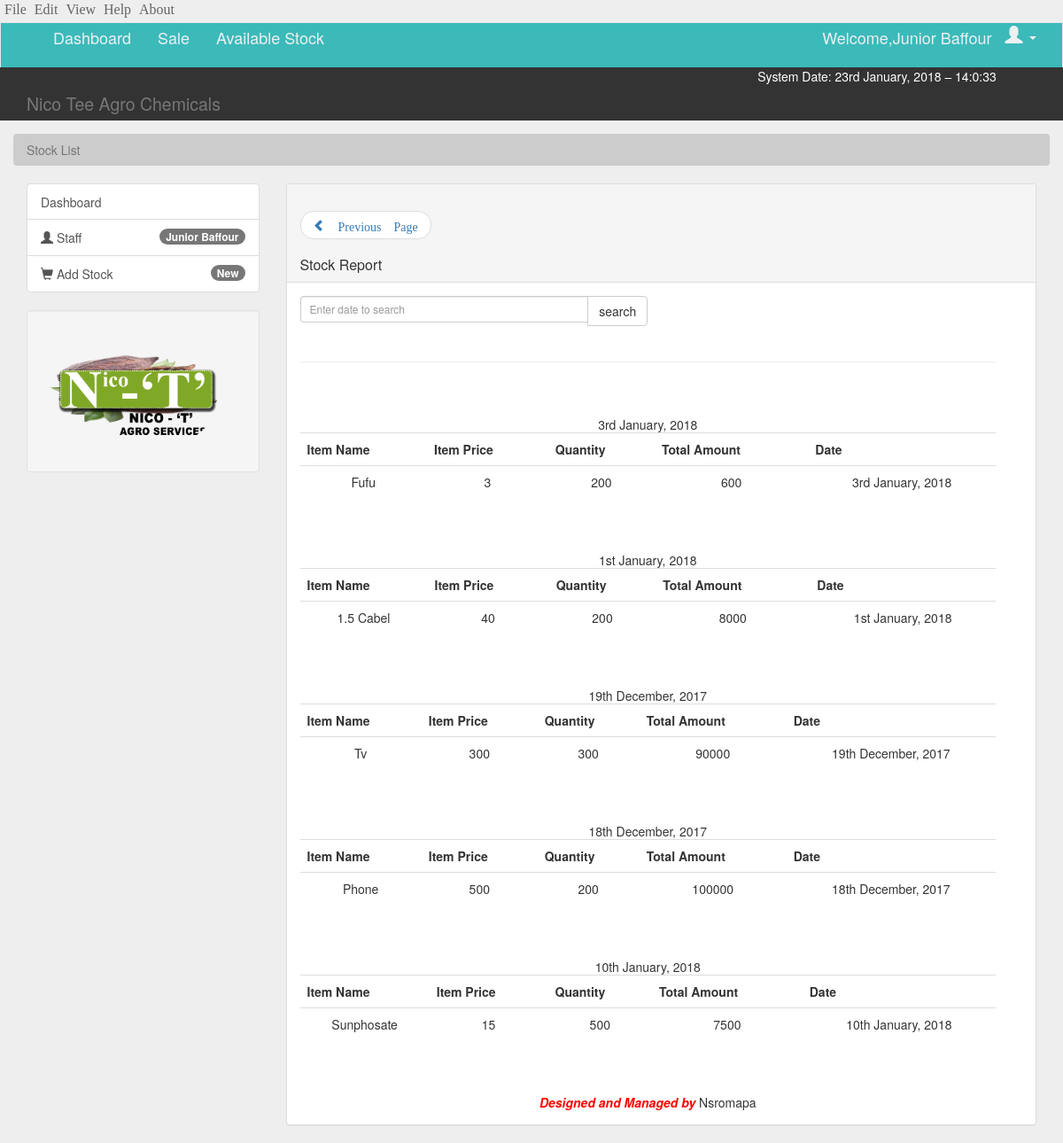
The page /stockreport.php (signed in) on the database its author committed.
### tables this page shows
CREATE TABLE `users` (
  `id` int(11) NOT NULL AUTO_INCREMENT,
  `user_id` text NOT NULL,
  `fullname` text NOT NULL,
  `username` text NOT NULL,
  `password` text NOT NULL,
  `mobile` text NOT NULL,
  `address` text NOT NULL,
  `add_date` timestamp NOT NULL DEFAULT CURRENT_TIMESTAMP ON UPDATE CURRENT_TIMESTAMP,
  `active` varchar(3) NOT NULL DEFAULT 'yes',
  `login` varchar(3) NOT NULL DEFAULT 'no',
  `last_entry` text NOT NULL,
  PRIMARY KEY (`id`)
);

CREATE TABLE `stocklist` (
  `id` int(11) NOT NULL AUTO_INCREMENT,
  `itemname` text NOT NULL,
  `itemprice` text NOT NULL,
  `itemqty` text NOT NULL,
  `total` text NOT NULL,
  `itemdate` text NOT NULL,
  PRIMARY KEY (`id`)
);

### session.php (called while the page is built, shortened)
<?php
	if (!isset($_SESSION['user_id'])) {
		$login_user="";
	} else {
		$login_user=$_SESSION['user_id'];
	}
 ?>

### stockreport.php (the view, shortened to what this page needs)
<?php
  include_once 'session.php';
  include 'header.php';
 ?>
<!DOCTYPE html>
<html lang="en">
<body>
  <section id="breadcrumb">
    <div class="container">
      <div class="row">
        <ol class="breadcrumb">
          <li class="active">Stock List</li>
        </ol>
      </div>
    </div>
  </section>
  <section id="main">
    <div class="container">
      <div class="row">
        <div class="col-lg-3 col-md-3" >
        <div class="list-group ">
          <a href="home.php" class="list-group-item main-color-bg"> Dashboard</a>
          <?php
            $select = mysql_query("SELECT * FROM users WHERE user_id='$login_user'");
            $myFetch = mysql_fetch_assoc($select);
            $name = $myFetch['fullname'];
          ?>
          <a href="home.php?<?php echo $name; ?>" class="list-group-item"><span class="glyphicon glyphicon-user"></span> Staff <span class="badge"><?php echo $name; ?> </span></a>
          <a style="cursor: pointer;" class="list-group-item" data-toggle="modal" data-target="#addStock"><span class="glyphicon glyphicon-shopping-cart"></span> Add Stock <span class="badge">New</span></a>
        </div>
        <div class="well">
          <img src="images/Untitled-1.png" class=" img img-responsive img-circle" width="200px">
        </div>
        </div>
        <div class="col-lg-9 col-md-9" >
        <div class="panel panel-default">
          <div class="panel-heading">
          <ul class="pager">
              <li class="previous"><a href="report.php"><span class="glyphicon glyphicon-chevron-left"> Previous Page</span></a></li>
          </ul>
            <h3 class="panel-title">Stock Report</h3>
          </div>
          <div class="panel-body" id="dash">
        <div id="sells" class="row col-md-12 col-lg-12">
       <form action="#" method="post" autocomplete="off">
        <div id="search" class="input-group col-lg-6" >
          <input type="text" name="search_name" placeholder="Enter date to search" id="item" class="form-control input-sm">
          <div class="input-group-btn">
            <input class="btn btn-default bt-sm" type="submit" name="search" value="search">
          </div>
        </div>
        </form><br><hr><br><br>
    <?php
        if (isset($_POST['search'])) {
            $searchstck = $_POST['search_name'];
            if ($searchstck != "") {
             $select = mysql_query("SELECT DISTINCT itemdate FROM stocklist WHERE itemdate LIKE '%$searchstck%' ORDER BY itemdate  DESC");
                $rows=mysql_num_rows($select);
                    if ($rows !==0) {
              while ($fetch = mysql_fetch_assoc($select)) {
                $stckdate=$fetch['itemdate'];
                              $tr = "<tr>
                                $stckdate
                              </tr>";
              $frPrintSake = preg_replace('#[^A-Za-z0-9]#i', '', $stckdate);
             $select1 = mysql_query("SELECT * FROM stocklist WHERE itemdate='$stckdate' ORDER BY itemdate  DESC");
                echo "
                       <div class=\"table-responsive\" id=\"content$frPrintSake\">
                          <table class=\"table table hover table striped table borded\">
                          <tr>
                          <tr>
                              <tr class\"danger\">
                                  <th>Item Name</th>
                                  <th>Item Price</th>
                                  <th>Quantity</th>
                                  <th>Total Amount</th>
                                  <th>Date</th>
                              </tr>
                              $tr
                ";
              while ($fetch = mysql_fetch_assoc($select1)) {
                $id=$fetch['id'];
                $itemname=$fetch['itemname'];
                $itemprice=$fetch['itemprice'];
                $itemqty=$fetch['itemqty'];
                $ggtotal=$fetch['total'];
                $stckdate=$fetch['itemdate'];
                echo "
                              <tr>
                                  <td> $itemname </td>
                                  <td> $itemprice </td>
                                  <td> $itemqty </td>
                                  <td> $ggtotal </td>
                                  <td> $stckdate </td>
                              </tr>
                ";
              }}
              echo "     </table>
                      </div>
                   <button onclick=\"printDiv(content$frPrintSake)\" class=\"preint_rcpt btn btn-primary pull-right\" id=\"cd$frPrintSake\" >Print</button>
                   <br><br>
              ";
            }
            }
        }
       else{
             $select = mysql_query("SELECT DISTINCT itemdate FROM stocklist ORDER BY itemdate DESC");
                $rows=mysql_num_rows($select);
                    if ($rows !==0) {
              while ($fetch = mysql_fetch_assoc($select)) {
                $stckdate=$fetch['itemdate'];
             $tr = "<tr>
                                $stckdate
                              </tr>";
             $select1 = mysql_query("SELECT * FROM stocklist WHERE itemdate='$stckdate' ORDER BY itemdate  DESC");
           echo "
                       <div class=\"table-responsive\">
                          <table class=\"table table hover table striped table borded\">
                          <tr>
                          <tr>
                              <tr class\"danger\">
                                  <th>Item Name</th>
                                  <th>Item Price</th>
                                  <th>Quantity</th>
                                  <th>Total Amount</th>
                                  <th>Date</th>
                              </tr>
                              $tr
                ";
              while ($fetch = mysql_fetch_assoc($select1)) {
                $itemname=$fetch['itemname'];
                $itemprice=$fetch['itemprice'];
                $itemqty=$fetch['itemqty'];
                $ggtotal=$fetch['total'];
                $stckdate=$fetch['itemdate'];
                echo "
                              <tr>
                                  <td> $itemname </td>
                                  <td> $itemprice </td>
                                  <td> $itemqty </td>
                                  <td> $ggtotal </td>
                                  <td> $stckdate </td>
                              </tr>
                ";
              }
              echo "     </table>
                      </div>
                   <br><br>
              ";
    }
            }
       }
?>
   <?php include 'footer.php'; ?>
</body>
</html>

### header.php (shortened to what this page needs)
            <?php
      echo "
 <!DOCTYPE html>
<html lang=\"en\">
<head>
  <meta charset=\"utf-8\">
  <meta http-equiv=\"X-UA-Compatible\" content=\"IE=edge\">
  <meta name=\"viewport\" content=\"width=device-width, initial-scale=1\">
  <title>Nico Tee Agro Chemicals</title>
  <link rel=\"stylesheet\" type=\"text/css\" href=\"css/bootstrap.min.css\">
  <link rel=\"stylesheet\" type=\"text/css\" href=\"css/sale.css\">
  <link rel=\"stylesheet\" type=\"text/css\" href=\"css/home.css\">
  <link rel=\"icon\" href=\"images/logo2.png\" sizes=\"16x16\" type=\"image/png\">
  <style type=\"text/css\">
      #addStaff input[type=\"number\"]{
        -moz-appearance:textfield;
      }
  </style>
 <body onload=\"getTime();\">";?>
    <div class="menu_bar">
      <div class="dropdown create" id="file">
        <span class="dropdown-toggle" data-toggle="dropdown">
          <span style="margin-left: 5px; cursor: pointer;" class="File">File</span>
        </span>
      </div>
      <div class="dropdown create" id="edit">
        <span class="dropdown-toggle" data-toggle="dropdown">
          <span style="margin-left: 5px;cursor: pointer;" class="Edit">Edit</span>
        </span>
      </div>
      <div class="dropdown create" id="view">
        <span class="dropdown-toggle" data-toggle="dropdown">
           <span  style="margin-left: 5px;cursor: pointer;" class="View">View</span>
        </span>
      </div>
      <div class="dropdown create" id="help">
        <span class="dropdown-toggle" data-toggle="dropdown">
             <span  style="margin-left: 5px;cursor: pointer;" class="Help">Help</span>
        </span>
      </div>
      <div class="dropdown create" id="history">
        <span class="dropdown-toggle" data-toggle="dropdown">
            <span  style="margin-left: 5px;cursor: pointer;" class="History">About</span>
        </span>
      </div>
    </div>
<?php
  echo "
  <div class=\"row\">
    <div class=\"col-lg-12 col-md-12\">
    <nav class=\"navbar navbar-default\">
      <div class=\"container\">
        <div class=\"navbar-header\">
      <button type=\"button\" class=\"navbar-toggle\" data-target=\".navbar-collapse\" data-toggle=\"collapse\">
          <span class=\"sr-only\">Toggle Nav</span>
          <span class=\"icon-bar\"></span>
          <span class=\"icon-bar\"></span>
          <span class=\"icon-bar\"></span>
      </button>
        </div>
        <div id=\"navbar\" class=\"collapse navbar-collapse\">
          <ul class=\"nav navbar-nav\">
            <li><a href=\"home.php\"> Dashboard</a></li>
            <li><a href=\"sale.php\"> Sale</a></li>
            <li><a href=\"available_stock.php\"> Available Stock</a></li>
          </ul>
          <ul class=\"nav navbar-nav navbar-right\">";
            $select = mysql_query("SELECT * FROM users WHERE user_id='$login_user'");
            $myFetch = mysql_fetch_assoc($select);
            $name = $myFetch['fullname'];
            echo "
            <li><a href=\"home.php?$name\">Welcome,$name</a></li>
            <li>
            <div class=\"dropdown create\">
          <span class=\"dropdown-toggle\" data-toggle=\"dropdown\" id=\"dropdownmenu1\">
            <span class=\"glyphicon glyphicon-user\"> </span>
            <span  class=\"caret\" ></span>
          </span>
          <ul class=\"dropdown-menu\" aria-labelledby=\"dropdownmenu1\" id=\"small\">
            <li><a data-toggle=\"modal\" data-target=\"#changePassword\"><span class=\"glyphicon glyphicon-lock\"> Change Password</a></li>
            <li><a href=\"index.php\"><span class=\"glyphicon glyphicon-off\"> Logout</a></li>
          </ul>
        </div>
            </li>
          </ul>
        </div>
      </div>
    </nav>
  </div>
  </div>
  <div id=\"header\">
    <div class=\"container\">
      <div class=\"row\">
        <div class=\"col-lg-8 col-md-8 col-sm-8 col-xs-12\">
        <h2><small>Nico Tee Agro Chemicals</small> </h2>
        </div>
        <div class=\"col-lg-4 col-md-4 col-sm-4 col-xs-12\">
        <div id=\"Mydate\">
      <center>
          <div id=\"date\">
            System Date: ";
          $dated =  date("jS F, Y"); echo "$dated &ndash;";
          echo "
           <span id=\"clock\"></span>
         </div>
    </center>
  </div>
  <div id=\"time\">";
  ?>
  <?php
  		echo "
    </div>
        </div>
      </div>
    </div>
  </div>
	<div class=\"modal fade \"  id=\"changePassword\" tabindex=\"-1\" role=\"dialog\" aria-labelledby=\"\">
		<div class=\"modal-dialog modal-sm\" role=\"document\">
			<div class=\"modal-content\">
				<form action=\"\" method=\"post\">
				<div class=\"modal-header\">
				<button type=\"button\" id=\"\" class=\"close\" data-dismiss=\"modal\" aria-label=\"close\"><span aria-hidden=\"true\">&times;</span> </button>
				<h3 class=\"modal-title\" id=\"\">Change Password</h3>
				</div>
				<div class=\"modal-body\">
      			<div class=\"form-group\">
      				<label for=\"oldpass\">Old Password</label>
      				<input type=\"text\" name=\"old_password\" id=\"oldpassword\" class=\"form-control\" placeholder=\"Old assword\">
      			</div>
      			<div class=\"form-group\">
      				<label for=\"new_password\">New Password</label>
      				<input type=\"password\" name=\"new_password\" id=\"new_password\" class=\"form-control\" placeholder=\"New Password\">
      			</div>
      			<div class=\"form-group\">
      				<label for=\"new_password2\">Repeat Password</label>
      				<input type=\"password\" name=\"new_password2\" id=\"new_password2\" class=\"form-control\" placeholder=\"Repeat Password\">
      			</div>
				</div>
				<div class=\"modal-footer\">
					<button type=\"button\" class=\"btn btn-default\" data-dismiss=\"modal\">Close</button>
					<input type=\"submit\" name=\"change\" class=\"btn btn-primary\" value=\"CHANGE\">
				</div>
				</form>
			</div>
		</div>
	</div>
 </body>
 </html>
 		";
 ?>

### footer.php
<div id="footer">
	<marquee>
		<span style="color: #ff0000; font-weight: 600; font-style: italic; ">Designed and Managed by </span>Nsromapa
	</marquee>
</div>
</body>
</html>

### css/home.css (style rules this page uses)
body { padding-top: 0; background-color: #eee; margin: 0; }
.menu_bar { height: 25px; background-color: #eee; }
.menu_bar #file,.menu_bar #edit, .menu_bar #history, .menu_bar #help, .menu_bar #view { color: #646464; font-size: 16px; font-family: calibri; }
.menu_bar .dropdown { display: inline-block; }
.navbar { min-height: 33px !important; margin-bottom: 0; border-radius: 0; }
.navbar-nav >li > a, .navbar-brand { padding-top: 6px !important; padding-bottom:0 !important; height: 50px; font-size: 18px; }
.navbar-default { background-color: #3cb9b9; border-bottom: 0px solid rgba(0, 0, 0,.7); }
.navbar-default .navbar-nav > li > a { color: #ecf0f1; }
.navbar-default .navbar-collapse, .navbar-default .navbar-form { border-color: #ecf0f1; }
.main-color-bg { border-bottom: 0px solid rgba(0, 0, 0,.7) !important; color: #fff; }
.dropdown { color: #ecf0f1; font-size: 20px; pointer-events: inherit; cursor: pointer; }
#Mydate { margin-top: 0px; background-color: #333333; }
#header { background-color: #333333; padding-bottom: 10px; color: #ffffff; margin-bottom: 15px; height: 60px; }
.breadcrumb { background-color: #cccccc; color: #333333; }
#dash { text-align: center; }

### rows shown on the page
users: fullname "Junior Baffour"
stocklist: itemname "Fufu", itemprice "3", itemqty "200", total "600", itemdate "3rd January, 2018"
stocklist: itemname "1.5 Cabel", itemprice "40", itemqty "200", total "8000", itemdate "1st January, 2018"
stocklist: itemname "Tv", itemprice "300", itemqty "300", total "90000", itemdate "19th December, 2017"
stocklist: itemname "Phone", itemprice "500", itemqty "200", total "100000", itemdate "18th December, 2017"
stocklist: itemname "Sunphosate", itemprice "15", itemqty "500", total "7500", itemdate "10th January, 2018"
